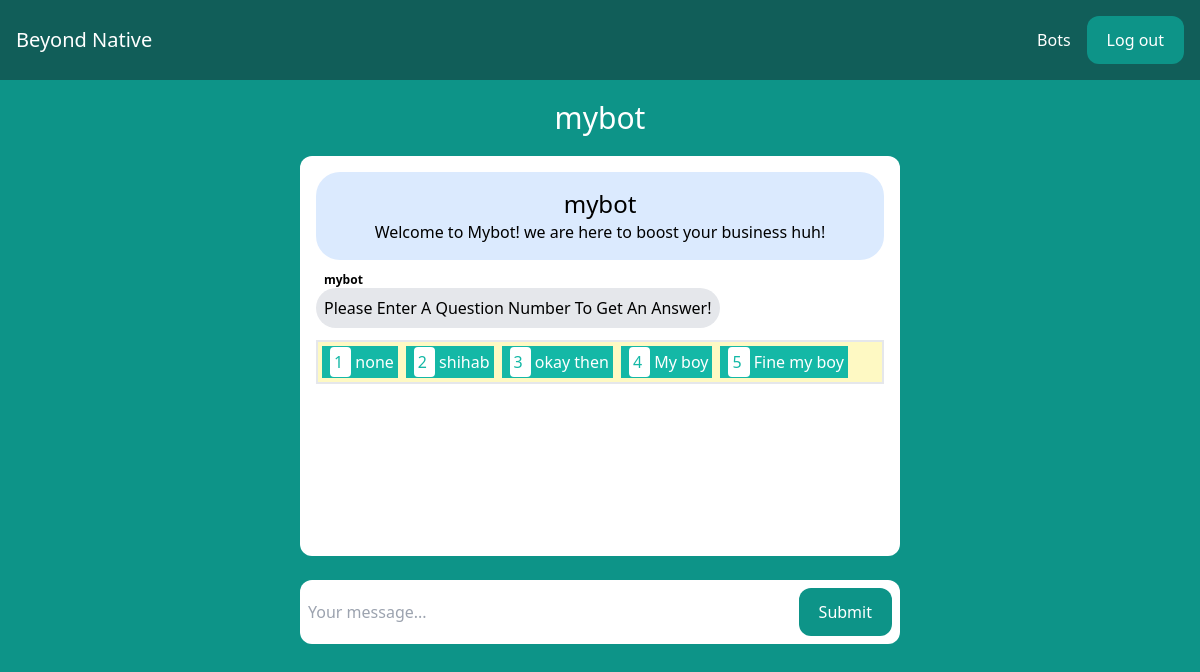
Page /bots/mybot/ (signed in) on the committed database.
### room/models.py (models this page shows, shortened)
class Room(models.Model):
    bot_id = models.CharField(max_length=50, default="None")
    name = models.CharField(max_length=255)
    slug = models.SlugField(unique=True)
    wellcome_msg = models.CharField(
        max_length=510, default="Hi, welcome to this chatbot")
    Questions = models.TextField()
    Answers = models.TextField()

### room/views.py (the view, shortened to what this page needs)
# urls.py: path('bots/', include('room.urls')),
@ login_required
def room(request, slug):
    current_user = request.user
    crr_bot = Room.objects.values().filter(slug__icontains=slug)[0]
    chats = []
    if crr_bot['bot_id'] == '1' or crr_bot['bot_id'] == '2':
        first_qs = crr_bot['Questions'].split(',')[0]
        chats.append(
            {
                'chat_room': crr_bot['name'],
                'message': first_qs,
                'message_from': 'bot'
            }
        )
    else:
        qs = crr_bot['Questions'].split(',')
        idx = 1
        options = []
        for i in qs:
            if (len(i.strip()) == 0):
                break
            options.append({'data': i, "num": idx})
            idx += 1
        prompt = "Please Enter A Question Number To Get An Answer! " if len(
            options) > 0 else "Plese Go to menu and edit your bot set answers & Questions Accordingly! Thank you"
        chats.append(
            {
                'chat_room': crr_bot['name'],
                'message': prompt,
                'message_from': 'bot',
                'options': options
            }
        )
    return render(request, 'room/room.html',
                  {'room': crr_bot, 'chats': chats, 'welcome_msg': crr_bot['wellcome_msg']})

### room/templates/room/room.html (shortened to what this page needs)
{% extends 'core/base.html' %}
{% block content %}
<div class="p-10 lg:p-5 text-center"
    style="display:flex;
           align-items:center;
           justify-content:center;">
    <h1 class="text-xl lg:text-3xl text-white">{{ room.name }}</h1>
</div>
<div id="TheSuperChatbox" class="lg:w-2/4 mx-4 lg:mx-auto p-4 bg-white rounded-xl"
    style="height:50vh; overflow-y: scroll;">
    <div class="chat-messages space-y-3" id="chat-messages">
        <div class="w-full text-center">
            <p class="p-4 text-md bg-blue-100 rounded-3xl">
                <span class="text-2xl"> {{ room.name }} </span>
                <br>
                <span> {{ welcome_msg }} </span>
            </p>
        </div>
        {% for chat in chats %}
            {% if chat.message_from == "bot" %}
                <div class=" " style="width:max-content">
                    <p id="{{chat.message}}" class="font-semibold text-xs px-2">{{ room.name }}</p>
                    <p class="p-2 text-md bg-gray-200 rounded-3xl">{{ chat.message }}</p>
                </div>
                {% if chat.options %}
                    <div class="bg-yellow-100 flex flex-wrap  border-2">
                        {% for option in chat.options %}
                            <p class="p-1 m-1 text-md bg-teal-500 text-white">
                               <span class="bg-white rounded p-1 mx-1 text-teal-500">  {{ option.num }} </span> {{ option.data }}
                            </p>
                        {% endfor %}
                    </div>
                {% endif %}
            {% endif %}
        {% endfor %}
    </div>
</div>
<div class="lg:w-2/4  my-6 mx-4 lg:mx-auto p-2 bg-white rounded-xl">
    <form method="post" action="{% url 'bot' room.slug %}" class="flex">
        <input type="text" name="content" class="flex-1 mr-auto" placeholder="Your message..." id="chat-message-input" style="outline:none;">
        <button
            class="px-5 py-3 rounded-xl text-white bg-teal-600 hover:bg-teal-700"
            id="chat-message-submit"
        >Submit</button>
    </form>
</div>
{% endblock %}

### rows in the picture
Room: name "mybot", wellcome_msg "Welcome to Mybot! we are here to boost your business huh!", name "mybot"

### other values in the picture
{{ chat.message }} "Please Enter A Question Number To Get An Answer!"
{{ option.num }} "1" "2" "3" "4" "5"
{{ option.data }} "none" "shihab" "okay then" "My boy" "Fine my boy"
